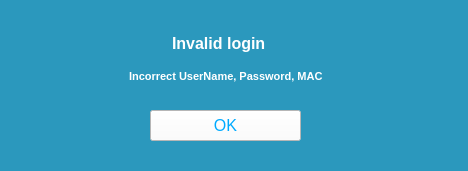
<?xml version="1.0" encoding="UTF-8"?>
<ui version="4.0">
 <class>Form</class>
 <widget class="QWidget" name="Form">
  <property name="geometry">
   <rect>
    <x>0</x>
    <y>0</y>
    <width>468</width>
    <height>171</height>
   </rect>
  </property>
  <property name="windowTitle">
   <string>Folder Secure</string>
  </property>
  <property name="styleSheet">
   <string notr="true">background-color: rgb(43, 152, 189);</string>
  </property>
  <widget class="QLabel" name="label_2">
   <property name="geometry">
    <rect>
     <x>172</x>
     <y>-2</y>
     <width>251</width>
     <height>91</height>
    </rect>
   </property>
   <property name="font">
    <font>
     <pointsize>12</pointsize>
     <weight>75</weight>
     <bold>true</bold>
    </font>
   </property>
   <property name="styleSheet">
    <string notr="true">color: rgb(255, 255, 255);</string>
   </property>
   <property name="text">
    <string>Invalid login</string>
   </property>
  </widget>
  <widget class="QLabel" name="label_3">
   <property name="geometry">
    <rect>
     <x>129</x>
     <y>56</y>
     <width>251</width>
     <height>41</height>
    </rect>
   </property>
   <property name="font">
    <font>
     <pointsize>8</pointsize>
     <weight>75</weight>
     <bold>true</bold>
    </font>
   </property>
   <property name="styleSheet">
    <string notr="true">color: rgb(255, 255, 255);</string>
   </property>
   <property name="text">
    <string>Incorrect UserName, Password, MAC</string>
   </property>
  </widget>
  <widget class="QPushButton" name="c_click">
   <property name="geometry">
    <rect>
     <x>150</x>
     <y>110</y>
     <width>151</width>
     <height>31</height>
    </rect>
   </property>
   <property name="font">
    <font>
     <pointsize>12</pointsize>
     <weight>50</weight>
     <bold>false</bold>
    </font>
   </property>
   <property name="styleSheet">
    <string notr="true">background-color: rgb(255, 255, 255);
color: rgb(0, 170, 255);</string>
   </property>
   <property name="text">
    <string>OK</string>
   </property>
  </widget>
 </widget>
 <resources>
  <include location="arrow.qrc"/>
 </resources>
 <connections/>
</ui>
